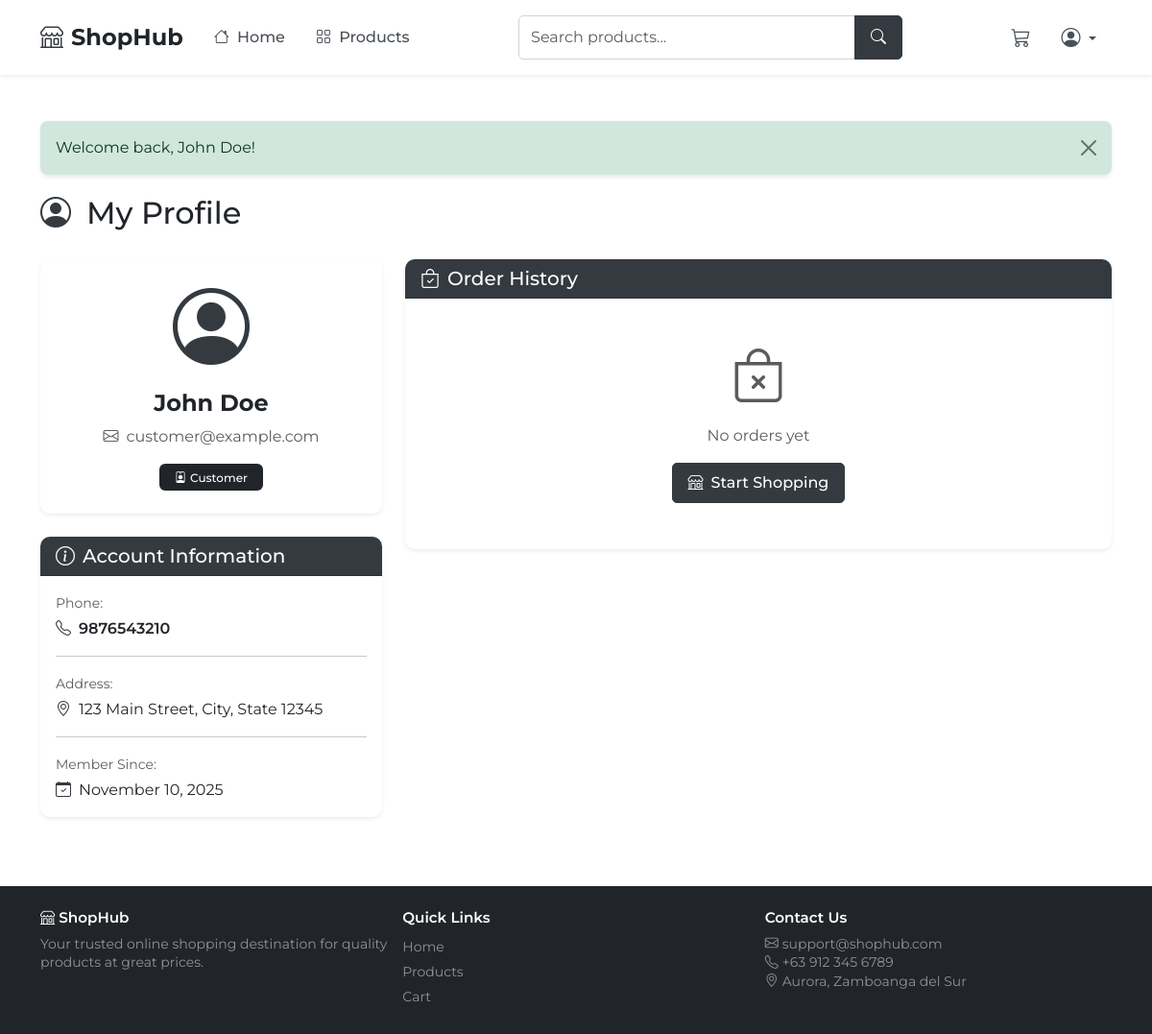
The app's page /profile.php (signed in) with its own data.
### tables this page shows
CREATE TABLE users (
    id INT AUTO_INCREMENT PRIMARY KEY,
    name VARCHAR(100) NOT NULL,
    email VARCHAR(100) NOT NULL UNIQUE,
    password_hash VARCHAR(255) NOT NULL,
    phone VARCHAR(20),
    address TEXT,
    role ENUM('customer', 'admin') DEFAULT 'customer',
    created_at TIMESTAMP DEFAULT CURRENT_TIMESTAMP,
    INDEX idx_email (email),
    INDEX idx_role (role)
);

### profile.php (the view, shortened to what the rows shown need)
<?php
require_once 'includes/config.php';
$user_id = $_SESSION['user_id'];
$user_stmt = $conn->prepare("SELECT * FROM users WHERE id = ?");
$user_stmt->bind_param("i", $user_id);
$user_stmt->execute();
$user = $user_stmt->get_result()->fetch_assoc();
include 'includes/header.php';
?>
<div class="container my-4">
    <div class="d-flex align-items-center mb-4">
        <h2 class="mb-0">My Profile</h2>
    </div>
    <div class="row g-4">
        <div class="col-lg-4">
            <div class="card shadow-sm border-0 mb-4">
                <div class="card-body text-center p-4">
                    <div class="profile-avatar mb-3">
                        <i class="bi bi-person-circle display-1 text-primary"></i>
                    </div>
                    <h4 class="fw-bold mb-2"><?php echo htmlspecialchars($user['name']); ?></h4>
                    <p class="text-muted mb-3">
                        <i class="bi bi-envelope me-2"></i><?php echo htmlspecialchars($user['email']); ?>
                    </p>
                    <span class="badge bg-dark px-3 py-2">
                        <i class="bi bi-person-badge me-1"></i><?php echo ucfirst($user['role']); ?>
                    </span>
                </div>
            </div>
            <div class="card shadow-sm border-0">
                <div class="card-body">
                    <div class="mb-3">
                        <label class="text-muted small mb-1">Phone:</label>
                        <p class="mb-0 fw-semibold">
                            <i class="bi bi-telephone text-primary me-2"></i><?php echo htmlspecialchars($user['phone']); ?>
                        </p>
                    </div>
                    <div class="mb-3">
                        <label class="text-muted small mb-1">Address:</label>
                        <p class="mb-0">
                            <i class="bi bi-geo-alt text-primary me-2"></i><?php echo nl2br(htmlspecialchars($user['address'])); ?>
                        </p>
                    </div>
                    <div class="mb-0">
                        <label class="text-muted small mb-1">Member Since:</label>
                        <p class="mb-0">
                            <i class="bi bi-calendar-check text-primary me-2"></i><?php echo date('F j, Y', strtotime($user['created_at'])); ?>
                        </p>
                    </div>
                </div>
            </div>
        </div>
    </div>
</div>
<?php
include 'includes/footer.php';
?>

### records on screen
users: name "John Doe", email "customer@example.com", role "Customer", phone "9876543210", address "123 Main Street, City, State 12345", created_at "November 10, 2025"

### other values on screen
SITE_NAME "ShopHub"
$text "Welcome back, John Doe!"
